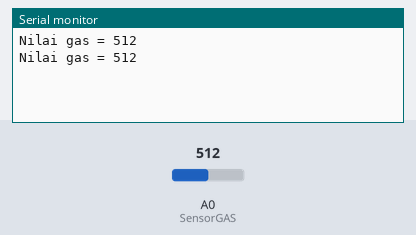
Bench run of a sketch on a simulated Arduino Uno, built with avr-gcc and run on an emulated ATmega328P. Parts: the last lines printed to the serial monitor. The test bench sets the inputs (shaded band); at power-on: A0 (SensorGAS) = 512.

Above: at 1.8 s.
1.9 s: A0 (SensorGAS) set to 716
At 2.7 s:
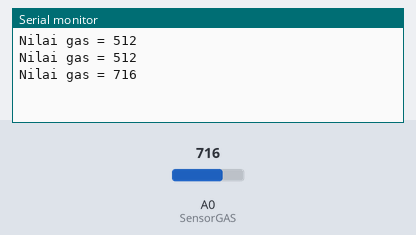
3.4 s: A0 (SensorGAS) set to 900
At 4.8 s:
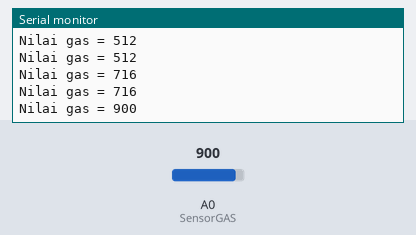
Timing chart, 0 to 6.4 s (numbered marks = the images above; inputs shaded):
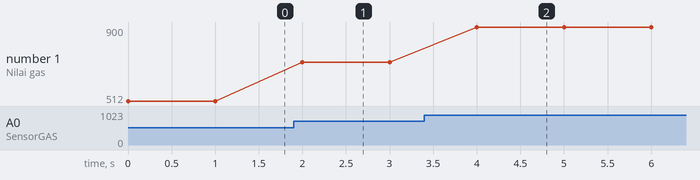

Measured:
- after the input at 1.9 s, the serial monitor: prints a new line after 0.10 s (image 1)
- after the input at 3.4 s, the serial monitor: prints a new line after 0.60 s (image 2)
- plotted number 1: 512 → 716 after the input at 1.9 s, 716 → 900 after the input at 3.4 s

The sketch:

SensorGasProgram.ino
```cpp
int SensorGAS = A0;
int GasValue;
void setup() {
  // put your setup code here, to run once:
  pinMode(SensorGAS,INPUT);
  Serial.begin(9600);

}

void loop() {
  // put your main code here, to run repeatedly:
  GasValue = analogRead(SensorGAS);
  Serial.print("Nilai gas = ");
  Serial.println(GasValue);
  delay(1000);

}
```
